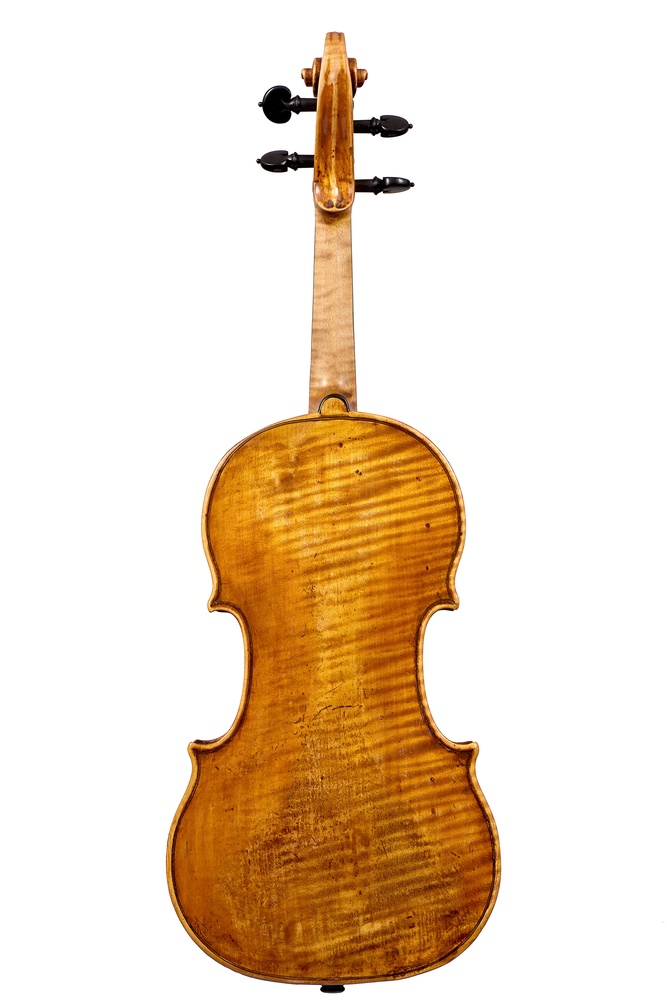
#> input picture images/back.jpg, 667 x 1000 px, shrunk from 4839 x 7259 before the run
$ jupyter execute --allow-errors test.ipynb   (older library calls are emulated)
#> lines starting #> are read from the running program, lines starting #| are printed output that depends on the picture; after the words box and inside, x2 and y2 are one past the last pixel; in counts of white or black regions, pixels touching at a corner belong together
### functions.py
"""
useful functions for flame detection, including modified hough line algorithm in cython
"""

import numpy as np
import cv2
import pyximport; pyximport.install()
#> (this line was passed over: pyximport is not available in this run)
from _weighted_hough import _weighted_hough_line, _sliding_window_hough_line


def image_preprocessing(img):
    """
    skeletonizes a grayscale image
    """
    if img.shape[2]==3:
        img = cv2.cvtColor(img, cv2.COLOR_RGB2GRAY)

    sobely = cv2.Sobel(src=img, ddepth=cv2.CV_8U, dx=0, dy=1, ksize=5) # suppress vertical lines

    ksize = 11
    sobel_blur = cv2.GaussianBlur(sobely, (ksize,ksize), 0) # blur to make small texture disappear
    _,thresh = cv2.threshold(sobel_blur,127,255,cv2.THRESH_BINARY)

    # gabor kernel for skeletonisation
    ks = 5; sigma = 3; theta = 90*(np.pi/180); lambd = 4; gamma=1; psi=np.pi*0.5
    g_kernel = cv2.getGaborKernel((ks, ks), sigma, theta, lambd,gamma, psi, cv2.CV_32F )
    return cv2.filter2D(thresh, cv2.CV_8UC3, g_kernel)


def CC_img(img, filter = True):

    """
    assign weights to pixel in a binary image, according to the pixel blob size, using a connected component algorithm.

    - img: binary skeletonized image
    - filter (bool): if set to True, removes all pixels with a value lower than the median of non-zero pixels.
    """
    if len(img.shape) == 3:
        stats = cv2.connectedComponentsWithStats(cv2.cvtColor(img, cv2.COLOR_BGR2GRAY), connectivity=8)
    else:
        stats = cv2.connectedComponentsWithStats(img, connectivity=8)
    new_img = np.zeros(stats[1].shape)
    for i in range(1, stats[0]):
        new_img[np.where(stats[1]==i)] = stats[2][i,4]
    new_img = np.sqrt(new_img)

    if filter:
        #remove small blobs
        x, y = np.nonzero(new_img)
        median = np.median(new_img[x, y])
        new_img[new_img<median]=0
    return new_img


def weighted_hough_line(img, theta = None):

    """Perform a straight line Hough transform with weighted pixels.
    The Hough space accumulator is incremented based on the pixel values.
    If all pixels are set to 1, the normal Hough line algorithm is performed.

    Parameters
    ----------
    img : (M, N) ndarray
        Input image with nonzero values representing edges.
    theta (optional) : 1D array
        array of angles to be considered for line detection, in radians.
        If None, consider all angles in the range 0 to pi
        NB: 0 is vertical
    Returns
    -------
    H : 2-D ndarray of uint64
        Hough transform accumulator.
    theta : ndarray
        Angles at which the transform was computed, in radians.
    distances : ndarray
        Distance values.

    Notes
    -----
    The origin is the top left corner of the original image.
    X and Y axis are horizontal and vertical edges respectively.
    The distance is the minimal algebraic distance from the origin
    to the detected line.
    """
    assert len(img.shape) == 2, f"the image should be binary, instead got an image of shape {img.shape}"

    if theta is None:
        theta = np.linspace(0,np.pi, 180, dtype = np.float64)

    return _weighted_hough_line(img.astype(np.uint64), theta)


# [35 lines left out: function sliding_window_hough_line, not called in this run]

### test.ipynb
[cell 1]
import cv2
import matplotlib.pyplot as plt
import numpy as np
from skimage.transform import hough_line, hough_line_peaks
from functions import image_preprocessing, CC_img, weighted_hough_line, sliding_window_hough_line

[cell 2]
def show(imgs, size = (10,10)):
    l = len(imgs)
    fig, axes = plt.subplots(1,l,figsize = size)
    plt.setp(axes, xticks=[], yticks=[])
    for i in range(l):
        axes[i].imshow(imgs[i])
    plt.show()

## Loading images

[cell 3]
full_img = cv2.imread('images/back.jpg')
#> full_img is the input picture: shape (1000, 667, 3); mean B, G, R 198.2, 218.4, 236.8
cropped_img = cv2.imread('images/cropped_back.png')
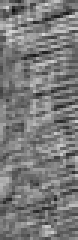
#> input picture images/cropped_back.png, 26 x 80 px, shrunk from 190 x 583 before the run (shown 3 times larger)
#> cropped_img is the input picture: shape (80, 26, 3); mean B, G, R 122, 122.1, 122.1

[cell 4]
show((full_img[:,:,::-1], cropped_img))
#> in show, `l = len(imgs)`: l = 2
#> in show, `plt.show()`:
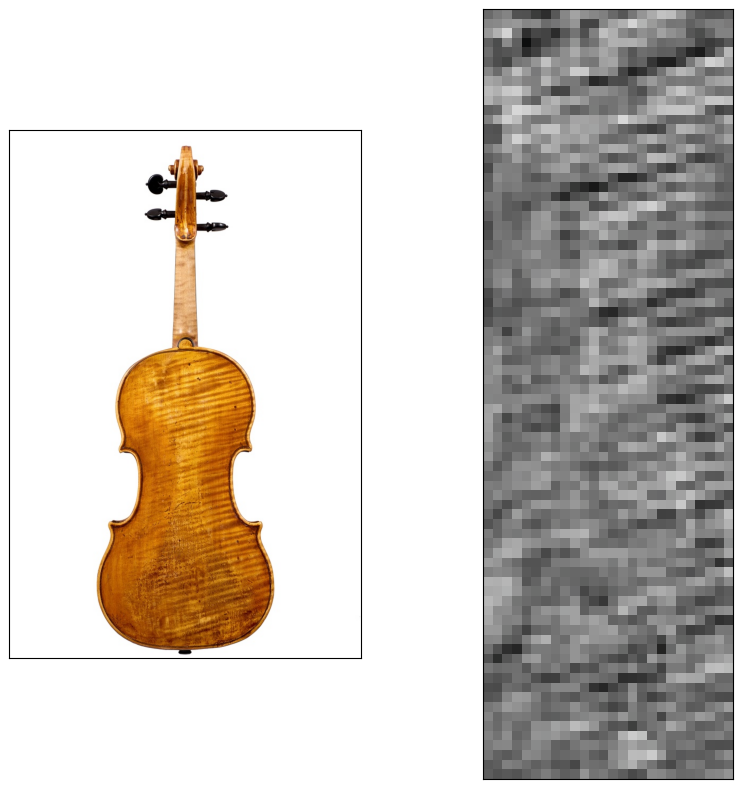
#> figure drawn by matplotlib, 2 panels; B, G, R data is drawn as R, G, B

## Preprocessing cropped image

[cell 5]
img = image_preprocessing(cropped_img)
#> in image_preprocessing, `sobely = cv2.Sobel(src=img, ddepth=cv2.CV_8U, dx=0, dy=1, ksize=5)`:
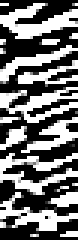
#> sobely: shape (80, 26) (shown 3 times larger); min 0, max 255, mean 113
#> in image_preprocessing, `sobel_blur = cv2.GaussianBlur(sobely, (ksize,ksize), 0)`:
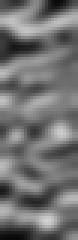
#> sobel_blur: shape (80, 26) (shown 3 times larger); min 8, max 210, mean 113.6
#> in image_preprocessing, `_,thresh = cv2.threshold(sobel_blur,127,255,cv2.THRESH_BINARY)`:
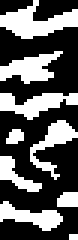
#> thresh: shape (80, 26) (shown 3 times larger); 36.5% white; 9 white regions (1 under 20 px), largest, box (x1, y1, x2, y2) and area: (0, 0, 26, 13) 169, (0, 31, 26, 40) 127, (0, 17, 21, 28) 123
#> in image_preprocessing, `return cv2.filter2D(thresh, cv2.CV_8UC3, g_kernel)`:
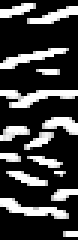
#> returned value: shape (80, 26) (shown 3 times larger); min 0, max 255, mean 63.8

show((cropped_img, img))

## Assign weights to pixels

[cell 6]
unfiltered_weighted_img = CC_img(img, filter = False)
#> in CC_img, `new_img = np.sqrt(new_img)`:
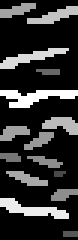
#> new_img: shape (80, 26) float64 (shown 3 times larger); min 0, max 9.22, mean 1.84; drawn with min black and max white
filtered_weighted_img = CC_img(img, filter = True)
#> call 2 of CC_img, with filter = True
#> in CC_img (call 2), `x, y = np.nonzero(new_img)`: x = 555 values from 1 to 78; y = 555 values, max 25 at index 16, min 0 at index 17, mean 12.2
#> in CC_img (call 2), `median = np.median(new_img[x, y])`: median = 6.78
#> in CC_img (call 2), `new_img[new_img<median]=0`:
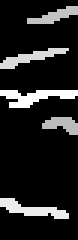
#> new_img: shape (80, 26) float64 (shown 3 times larger); 11.44% of pixels changed, all inside (x1, y1, x2, y2) = (0, 1, 26, 79); drawn with min black and max white

show((unfiltered_weighted_img, filtered_weighted_img))

## Apply classic hough line detection (c), weighted hough (w) and sliding window weighted hough (sw)

[cell 7]
theta = np.linspace(0, np.pi, 180) # no restriction in the angular scope of the hough algorithm
c_accum, _, dists = hough_line(img, theta)
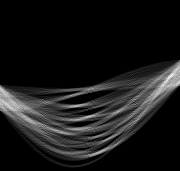
#> c_accum: shape (171, 180) uint64; min 0, max 33, mean 3.2; drawn with min black and max white
#> dists = 171 values from -85 to 85
#> (the rest of this cell did not finish here and is left out)

[cell 8]
# NMS + threshold to retrieve prominent lines
c_votes, c_angle, c_dist = hough_line_peaks(c_accum, theta, dists)
#> c_votes = 17 values, max 33 at index 0, min 19 at index 16, mean 23.65; c_angle = 17 values, max 2.97 at index 0, min 0.0176 at index 2, mean 1.46; c_dist = 17 values, max 67 at index 4, min -8 at index 0, mean 28
#> (the rest of this cell did not finish here and is left out)

[cell 9]
#draw lines on original image
def draw_lines(img, angles, dists):
    if len(img.shape) == 2:
        img_ = np.stack((img.copy(),)*3, axis=-1)
    else:
        img_ = img.copy()

    for angle, dist in zip(angles, dists):
        a = np.cos(angle)
        b = np.sin(angle)
        x0 = a*dist
        y0 = b*dist
        x1 = round(x0+1000*(-b))
        y1 = round(y0+1000*a)
        x2 = round(x0-1000*(-b))
        y2 = round(y0-1000*a)
        cv2.line(img_, (x1, y1), (x2, y2), (0,255,0), 2)
    return img_

[cell 10]
c_lines = draw_lines(cropped_img, c_angle, c_dist)
#> the loop in draw_lines, `for angle, dist in zip(angles, dists):` made 17 passes
#> (angle, dist, a, b, x0, y0, x1, y1) on passes 1 to 12: (2.97, -8, -0.985, 0.175, 7.88, -1.4, -167, -986), (0.105, 19, 0.994, 0.105, 18.89, 2, -86, 996), (0.0176, 4, 1, 0.0175, 4, 0.0702, -14, 1000), (0.421, 31, 0.913, 0.409, 28.29, 12.68, -381, 925), (1.72, 67, -0.149, 0.989, -9.96, 66.26, -999, -82), (1.54, 31, 0.0263, 1, 0.816, 30.99, -999, 57), (1.32, 21, 0.252, 0.968, 5.29, 20.32, -963, 272), (2.04, 59, -0.449, 0.894, -26.46, 52.73, -920, -396), (1.07, 47, 0.48, 0.877, 22.54, 41.24, -855, 521), (2.35, 36, -0.704, 0.71, -25.34, 25.57, -736, -678), (2.07, 26, -0.48, 0.877, -12.47, 22.81, -890, -457), (1.37, 44, 0.2, 0.98, 8.82, 43.11, -971, 244)
#> after the loop in draw_lines, `for angle, dist in zip(angles, dists):`:
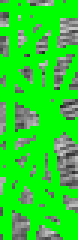
#> img_: shape (80, 26, 3) (shown 3 times larger); mean B, G, R 41.9, 212.8, 41.9
